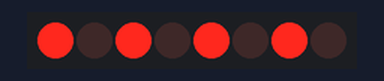
Bench run of a sketch on a simulated Arduino Uno, built with avr-gcc and run on an emulated ATmega328P. Shown: 8 shift-register outputs drawn as a row of LEDs (first output left, lit = HIGH). Wiring (inferred from the names in the program): shift register (74HC595): data pin 11; shift clock pin 12; latch pin 8. Wiring (inferred from the signals the program sends): row of LEDs: on Q0, Q1, Q2, Q3, Q4, Q5, Q6, Q7.

Above: at 0.5 s.
At 3.5 s:
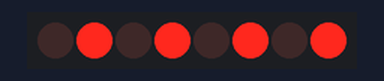
Timing chart, 0 to 4.6 s (numbered marks = the images above):
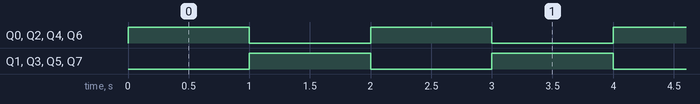

The sketch:

74HC585-LED-16.ino
```cpp
int latchPin = 8;  // Latch pin
int clockPin = 12; // Clock pin
int dataPin = 11;  // Data pin

void setup()
{
  pinMode(latchPin, OUTPUT);
  pinMode(dataPin, OUTPUT);
  pinMode(clockPin, OUTPUT);
}

void loop()
{
  digitalWrite(latchPin, LOW);
  shiftOut(dataPin, clockPin, LSBFIRST, 170);
  digitalWrite(latchPin, HIGH);
  digitalWrite(latchPin, LOW);
  shiftOut(dataPin, clockPin, LSBFIRST, 170);
  digitalWrite(latchPin, HIGH);
  delay(1000);
  digitalWrite(latchPin, LOW);
  shiftOut(dataPin, clockPin, LSBFIRST, 85);
  digitalWrite(latchPin, HIGH);
  digitalWrite(latchPin, LOW);
  shiftOut(dataPin, clockPin, LSBFIRST, 85);
  digitalWrite(latchPin, HIGH);
  delay(1000);
}
```

Measured:
- by itself, Q0–7: alternates HIGH for 1.0 s and LOW for 1.0 s
